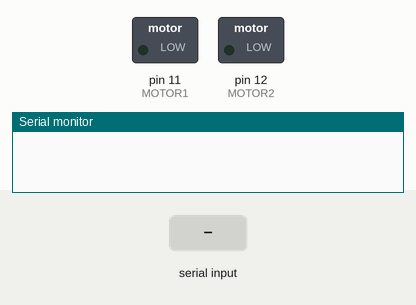
This sketch was run on a simulated Arduino Uno, built with avr-gcc and run on an emulated ATmega328P. Parts: switched loads named in the sketch (green lamp = pin HIGH), the last lines printed to the serial monitor. The inputs (shaded band) are chosen by the test bench.

Above: at 1.2 s.
1.3 s: "90,45\n" received over Serial
At 3.0 s:
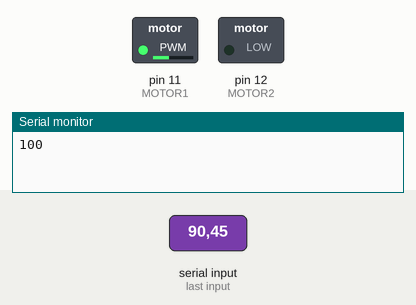
Timing chart, 0 to 10.3 s (numbered marks = the images above; inputs shaded):
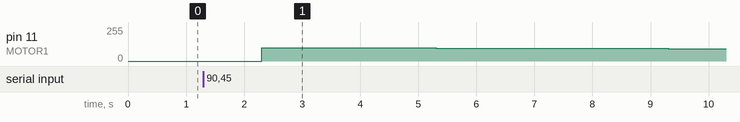

The sketch:

Code_for_motor.ino
```cpp
int val;
#define MOTOR1 11
#define MOTOR2 12

void setup() {

   Serial.begin(9600);
    pinMode (MOTOR1, OUTPUT);
    pinMode (MOTOR2, OUTPUT);

}

void loop()
{
if (Serial.available())
{
  // Serial.print(0);
    int lp = Serial.readString().toInt();
    for (int spd = 100; spd >= 80; spd--)
    {
      Serial.print(spd);
      analogWrite(MOTOR1, spd);
      digitalWrite(MOTOR2, LOW);
      Serial.print(" ");
      delay(1000);
    }
  // val = Serial.readString().toInt();
  //   if(val>=0){
  //   if (val <=255)
  //   {
  //   Serial.print(val);
  //   analogWrite(MOTOR1, val);
  //   digitalWrite(MOTOR2,LOW);
  //   }
  //   } else{
  //     if (val >=-255)
  //   {
  //   Serial.print(val);
  //   analogWrite(MOTOR1, -val);
  //   digitalWrite(MOTOR2,HIGH);
  //   }
  //   }
  }
}
```

Measured:
- after the input at 1.3 s, pin 11 (MOTOR1): 0/255 → 100/255 after 1.0 s, → 99/255 1.0 s later, → 98/255 1.0 s later, → 97/255 1.0 s later, … (8 changes in this stretch)
